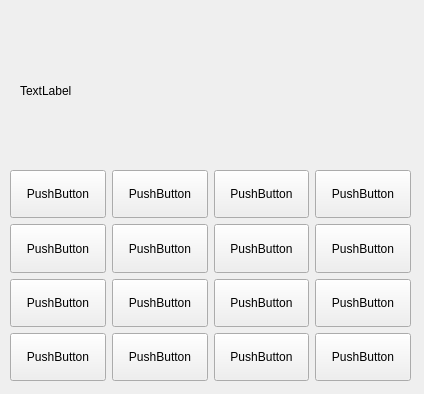
<?xml version="1.0" encoding="UTF-8"?>
<ui version="4.0">
 <class>MainWindow</class>
 <widget class="QWidget" name="MainWindow">
  <property name="geometry">
   <rect>
    <x>0</x>
    <y>0</y>
    <width>424</width>
    <height>394</height>
   </rect>
  </property>
  <property name="windowTitle">
   <string>MainWindow</string>
  </property>
  <widget class="QLabel" name="label">
   <property name="geometry">
    <rect>
     <x>20</x>
     <y>20</y>
     <width>391</width>
     <height>141</height>
    </rect>
   </property>
   <property name="text">
    <string>TextLabel</string>
   </property>
  </widget>
  <widget class="QWidget" name="">
   <property name="geometry">
    <rect>
     <x>10</x>
     <y>170</y>
     <width>401</width>
     <height>211</height>
    </rect>
   </property>
   <layout class="QGridLayout" name="gridLayout">
    <item row="0" column="0">
     <widget class="QPushButton" name="pushButton_15">
      <property name="sizePolicy">
       <sizepolicy hsizetype="Minimum" vsizetype="Minimum">
        <horstretch>0</horstretch>
        <verstretch>0</verstretch>
       </sizepolicy>
      </property>
      <property name="text">
       <string>PushButton</string>
      </property>
     </widget>
    </item>
    <item row="0" column="1">
     <widget class="QPushButton" name="pushButton_13">
      <property name="sizePolicy">
       <sizepolicy hsizetype="Minimum" vsizetype="Minimum">
        <horstretch>0</horstretch>
        <verstretch>0</verstretch>
       </sizepolicy>
      </property>
      <property name="text">
       <string>PushButton</string>
      </property>
     </widget>
    </item>
    <item row="0" column="2">
     <widget class="QPushButton" name="pushButton_14">
      <property name="sizePolicy">
       <sizepolicy hsizetype="Minimum" vsizetype="Minimum">
        <horstretch>0</horstretch>
        <verstretch>0</verstretch>
       </sizepolicy>
      </property>
      <property name="text">
       <string>PushButton</string>
      </property>
     </widget>
    </item>
    <item row="0" column="3">
     <widget class="QPushButton" name="pushButton_16">
      <property name="sizePolicy">
       <sizepolicy hsizetype="Minimum" vsizetype="Minimum">
        <horstretch>0</horstretch>
        <verstretch>0</verstretch>
       </sizepolicy>
      </property>
      <property name="text">
       <string>PushButton</string>
      </property>
     </widget>
    </item>
    <item row="1" column="0">
     <widget class="QPushButton" name="pushButton_11">
      <property name="sizePolicy">
       <sizepolicy hsizetype="Minimum" vsizetype="Minimum">
        <horstretch>0</horstretch>
        <verstretch>0</verstretch>
       </sizepolicy>
      </property>
      <property name="text">
       <string>PushButton</string>
      </property>
     </widget>
    </item>
    <item row="1" column="1">
     <widget class="QPushButton" name="pushButton_9">
      <property name="sizePolicy">
       <sizepolicy hsizetype="Minimum" vsizetype="Minimum">
        <horstretch>0</horstretch>
        <verstretch>0</verstretch>
       </sizepolicy>
      </property>
      <property name="text">
       <string>PushButton</string>
      </property>
     </widget>
    </item>
    <item row="1" column="2">
     <widget class="QPushButton" name="pushButton_10">
      <property name="sizePolicy">
       <sizepolicy hsizetype="Minimum" vsizetype="Minimum">
        <horstretch>0</horstretch>
        <verstretch>0</verstretch>
       </sizepolicy>
      </property>
      <property name="text">
       <string>PushButton</string>
      </property>
     </widget>
    </item>
    <item row="1" column="3">
     <widget class="QPushButton" name="pushButton_12">
      <property name="sizePolicy">
       <sizepolicy hsizetype="Minimum" vsizetype="Minimum">
        <horstretch>0</horstretch>
        <verstretch>0</verstretch>
       </sizepolicy>
      </property>
      <property name="text">
       <string>PushButton</string>
      </property>
     </widget>
    </item>
    <item row="2" column="0">
     <widget class="QPushButton" name="pushButton_7">
      <property name="sizePolicy">
       <sizepolicy hsizetype="Minimum" vsizetype="Minimum">
        <horstretch>0</horstretch>
        <verstretch>0</verstretch>
       </sizepolicy>
      </property>
      <property name="text">
       <string>PushButton</string>
      </property>
     </widget>
    </item>
    <item row="2" column="1">
     <widget class="QPushButton" name="pushButton_5">
      <property name="sizePolicy">
       <sizepolicy hsizetype="Minimum" vsizetype="Minimum">
        <horstretch>0</horstretch>
        <verstretch>0</verstretch>
       </sizepolicy>
      </property>
      <property name="text">
       <string>PushButton</string>
      </property>
     </widget>
    </item>
    <item row="2" column="2">
     <widget class="QPushButton" name="pushButton_6">
      <property name="sizePolicy">
       <sizepolicy hsizetype="Minimum" vsizetype="Minimum">
        <horstretch>0</horstretch>
        <verstretch>0</verstretch>
       </sizepolicy>
      </property>
      <property name="text">
       <string>PushButton</string>
      </property>
     </widget>
    </item>
    <item row="2" column="3">
     <widget class="QPushButton" name="pushButton_8">
      <property name="sizePolicy">
       <sizepolicy hsizetype="Minimum" vsizetype="Minimum">
        <horstretch>0</horstretch>
        <verstretch>0</verstretch>
       </sizepolicy>
      </property>
      <property name="text">
       <string>PushButton</string>
      </property>
     </widget>
    </item>
    <item row="3" column="0">
     <widget class="QPushButton" name="pushButton">
      <property name="sizePolicy">
       <sizepolicy hsizetype="Minimum" vsizetype="Minimum">
        <horstretch>0</horstretch>
        <verstretch>0</verstretch>
       </sizepolicy>
      </property>
      <property name="text">
       <string>PushButton</string>
      </property>
     </widget>
    </item>
    <item row="3" column="1">
     <widget class="QPushButton" name="pushButton_2">
      <property name="sizePolicy">
       <sizepolicy hsizetype="Minimum" vsizetype="Minimum">
        <horstretch>0</horstretch>
        <verstretch>0</verstretch>
       </sizepolicy>
      </property>
      <property name="text">
       <string>PushButton</string>
      </property>
     </widget>
    </item>
    <item row="3" column="2">
     <widget class="QPushButton" name="pushButton_3">
      <property name="sizePolicy">
       <sizepolicy hsizetype="Minimum" vsizetype="Minimum">
        <horstretch>0</horstretch>
        <verstretch>0</verstretch>
       </sizepolicy>
      </property>
      <property name="text">
       <string>PushButton</string>
      </property>
     </widget>
    </item>
    <item row="3" column="3">
     <widget class="QPushButton" name="pushButton_4">
      <property name="sizePolicy">
       <sizepolicy hsizetype="Minimum" vsizetype="Minimum">
        <horstretch>0</horstretch>
        <verstretch>0</verstretch>
       </sizepolicy>
      </property>
      <property name="text">
       <string>PushButton</string>
      </property>
     </widget>
    </item>
   </layout>
  </widget>
 </widget>
 <resources/>
 <connections/>
</ui>
